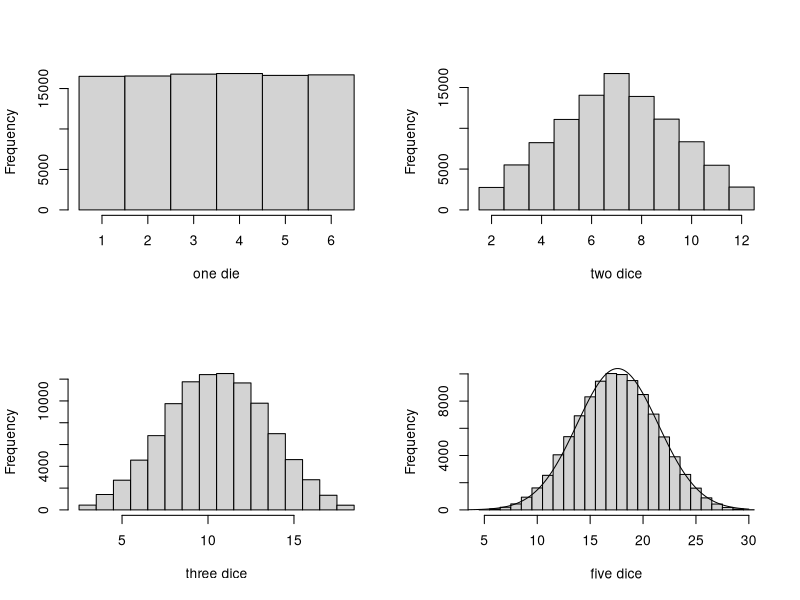

This figure's R source:
# 제5장 모수추정법(Parameter Estimation)

# R코드 예제: 중심극한정리

par(mfrow=c(2,2)) # 2 by 2로 plot 분할
hist(sample(1:6,replace=TRUE,100000),breaks=0.5:6.5,main="",xlab="one die") # 1~6의 눈 100000개 샘플링 후 히스토그램
X1<-sample(1:6,replace=TRUE,100000) # 확률변수 X1: 주사위에 적힌 숫자, 100000개 샘플링
X2<-sample(1:6,replace=TRUE,100000) # 확률변수 X2: 주사위에 적힌 숫자, 100000개 샘플링
hist(X1+X2,breaks=1.5:12.5,main="", xlab="two dice") # 확률변수 X1+X2의 확률밀도함수 히스토그램
X3<-sample(1:6,replace=TRUE,100000) # 확률변수 X3: 주사위에 적힌 숫자, 100000개 샘플링
hist(X1+X2+X3,breaks=2.5:18.5,main="", xlab="three dice")
X4<-sample(1:6,replace=TRUE,10000)
X5<-sample(1:6,replace=TRUE,10000)
hist(X1+X2+X3+X4+X5,breaks=4.5:30.5,main="", xlab="five dice")
mean(X1+X2+X3+X4+X5) # 확률변수 X1+X2+X3+X4+X5의 평균
sd(X1+X2+X3+X4+X5) # 확률변수 X1+X2+X3+X4+X5의 표준편차
lines(seq(1,30,0.1),dnorm(seq(1,30,0.1),17.5937,3.837668)*100000) # 평균 17.5937, 3.837668인 정규분포의 확률밀도함수

